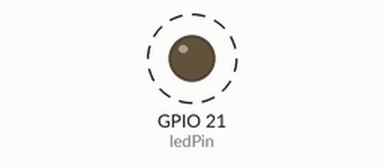
Simulated run of this program. Board: Raspberry Pi (BCM pin numbers). On the bench: output pins drawn as LEDs (lit = HIGH). Dashed ring = blinking. What the program prints to the terminal is not drawn. At 4.0 s the program stops and its outputs stay as they are.

Above: at 0.25 s.
Timing chart, 0 to 3.0 s (numbered marks = the images above):
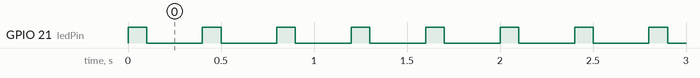

Measured:
- by itself, GPIO 21 (ledPin): alternates HIGH for 0.10 s and LOW for 0.30 s, 20 changes in all, then stays LOW

The program:

LEDFlashing.py
```python
import RPi.GPIO as GPIO
import time
ledPin = 21
GPIO.setmode(GPIO.BCM)
GPIO.setup(ledPin, GPIO.OUT)

x = 0
while x < 10:
    GPIO.output(ledPin, GPIO.HIGH)
    time.sleep(0.1)
    GPIO.output(ledPin, GPIO.LOW)
    time.sleep(0.3)
    x += 1
    print(x)
```
